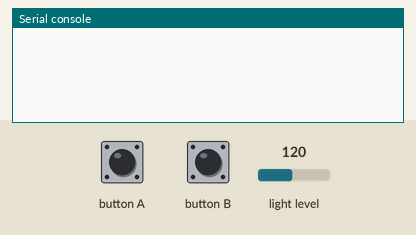
Simulated run of this program. Board: Calliope mini (MakeCode). Parts: the last lines printed to the serial console. Inputs (shaded band) come from the test bench; at power-on: light level 120.

Above: at 1.2 s.
1.3 s: button B pressed for 0.15 s
At 2.6 s:
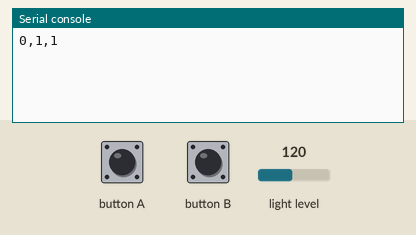
2.9 s: button B pressed for 0.15 s
At 4.0 s:
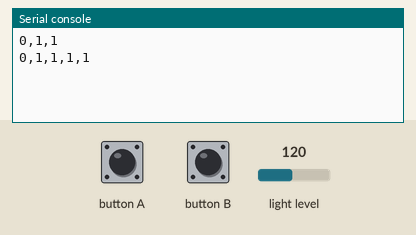
4.5 s: button B pressed for 0.15 s
At 5.2 s:
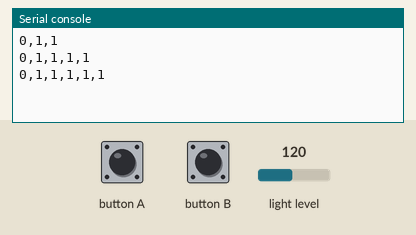
6.1 s: button B pressed for 0.15 s
At 7.4 s:
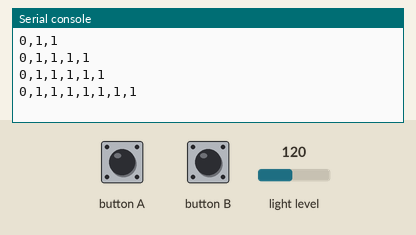
7.7 s: button B pressed for 0.15 s
At 8.8 s:
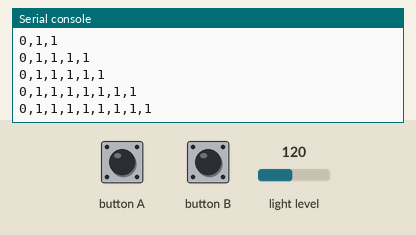
9.3 s: button B pressed 2 times (0.12 s each, 0.3 s apart)
At 10.3 s:
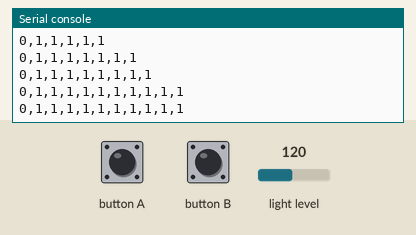

The program:

logger.py
```python
serial.redirect_to_usb()
t = 1000
threshold = 20

res = [0]
def onEvery_interval():
    global res
    if input.light_level() > threshold:
        res.append(1)
    else:
        res.append(0)
loops.every_interval(t, onEvery_interval)

def on_button_event_a():
    global res
    res = [0]
input.on_button_event(Button.A, input.button_event_click(), on_button_event_a)

def on_button_event_b():
    serial.write_numbers(res)
input.on_button_event(Button.B, input.button_event_click(), on_button_event_b)
```

Measured:
- after the input at 1.3 s, the serial console: prints a new line after 0.15 s (image 1)
- after the input at 2.9 s, the serial console: prints a new line after 0.15 s (image 2)
- after the input at 4.5 s, the serial console: prints a new line after 0.15 s (image 3)
- after the input at 6.1 s, the serial console: prints a new line after 0.15 s (image 4)
- after the input at 7.7 s, the serial console: prints a new line after 0.15 s (image 5)
- after the input at 9.3 s, the serial console: prints a new line after 0.12 s (image 6)
